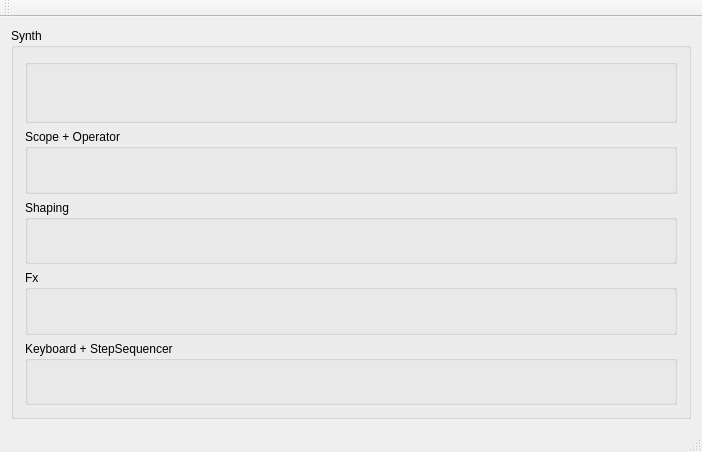
<?xml version="1.0" encoding="UTF-8"?>
<ui version="4.0">
 <class>MainWindow</class>
 <widget class="QMainWindow" name="MainWindow">
  <property name="geometry">
   <rect>
    <x>0</x>
    <y>0</y>
    <width>702</width>
    <height>452</height>
   </rect>
  </property>
  <property name="windowTitle">
   <string>Synth10</string>
  </property>
  <widget class="QWidget" name="centralWidget">
   <layout class="QHBoxLayout" name="horizontalLayout">
    <item>
     <widget class="QGroupBox" name="groupBox_Synth">
      <property name="title">
       <string>Synth</string>
      </property>
      <layout class="QVBoxLayout" name="verticalLayout">
       <item>
        <widget class="QGroupBox" name="groupBox_AudioDevice">
         <property name="sizePolicy">
          <sizepolicy hsizetype="Preferred" vsizetype="Preferred">
           <horstretch>0</horstretch>
           <verstretch>0</verstretch>
          </sizepolicy>
         </property>
         <property name="title">
          <string/>
         </property>
         <property name="alignment">
          <set>Qt::AlignLeading|Qt::AlignLeft|Qt::AlignTop</set>
         </property>
         <layout class="QHBoxLayout" name="horizontalLayout_4">
          <item>
           <widget class="QLabel" name="label_2">
            <property name="text">
             <string/>
            </property>
           </widget>
          </item>
         </layout>
        </widget>
       </item>
       <item>
        <widget class="QGroupBox" name="groupBox_Operator">
         <property name="title">
          <string>Scope + Operator</string>
         </property>
         <layout class="QHBoxLayout" name="horizontalLayout_5">
          <item>
           <widget class="QLabel" name="label">
            <property name="text">
             <string/>
            </property>
           </widget>
          </item>
         </layout>
        </widget>
       </item>
       <item>
        <widget class="QGroupBox" name="groupBox_Shaping">
         <property name="title">
          <string>Shaping</string>
         </property>
         <property name="flat">
          <bool>false</bool>
         </property>
         <layout class="QHBoxLayout" name="horizontalLayout_2">
          <item>
           <widget class="QLabel" name="label_3">
            <property name="text">
             <string/>
            </property>
           </widget>
          </item>
         </layout>
        </widget>
       </item>
       <item>
        <widget class="QGroupBox" name="groupBox_Fx">
         <property name="title">
          <string>Fx</string>
         </property>
         <layout class="QHBoxLayout" name="horizontalLayout_6">
          <item>
           <widget class="QLabel" name="label_5">
            <property name="text">
             <string/>
            </property>
           </widget>
          </item>
         </layout>
        </widget>
       </item>
       <item>
        <widget class="QGroupBox" name="groupBox_Keyboard">
         <property name="title">
          <string>Keyboard + StepSequencer</string>
         </property>
         <layout class="QHBoxLayout" name="horizontalLayout_3">
          <item>
           <widget class="QLabel" name="label_4">
            <property name="text">
             <string/>
            </property>
           </widget>
          </item>
         </layout>
        </widget>
       </item>
      </layout>
     </widget>
    </item>
   </layout>
  </widget>
  <widget class="QMenuBar" name="menuBar">
   <property name="geometry">
    <rect>
     <x>0</x>
     <y>0</y>
     <width>702</width>
     <height>25</height>
    </rect>
   </property>
  </widget>
  <widget class="QToolBar" name="mainToolBar">
   <attribute name="toolBarArea">
    <enum>TopToolBarArea</enum>
   </attribute>
   <attribute name="toolBarBreak">
    <bool>false</bool>
   </attribute>
  </widget>
  <widget class="QStatusBar" name="statusBar"/>
 </widget>
 <layoutdefault spacing="6" margin="11"/>
 <resources/>
 <connections/>
</ui>
